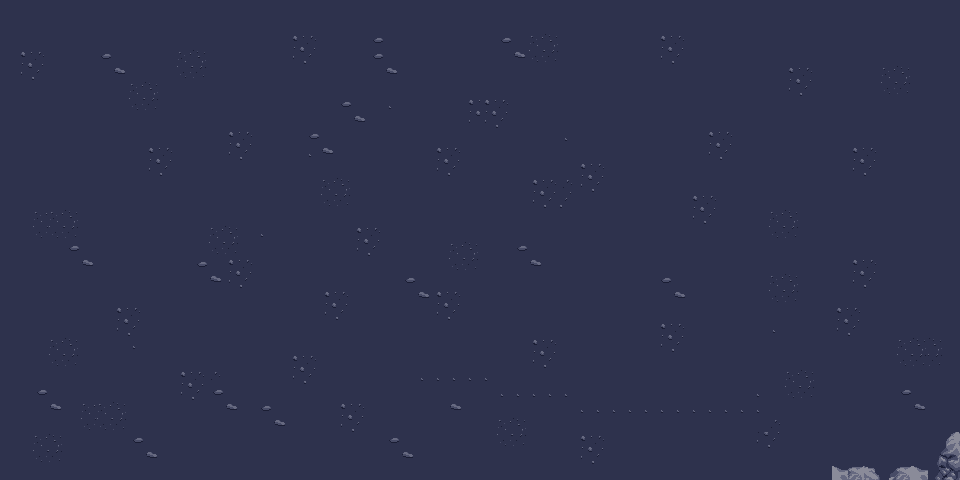

Rendered tile map (Tiled .tmx) drawn with the repository's tilesets; below, a short description and the map source with its tile grids summarised:
An orthogonal 60x30 tile map with 16x16 px tiles, 2 tile layers (Background, Mountain), 3 tilesets.

<map version="1.10" tiledversion="1.11.1" orientation="orthogonal" renderorder="right-down" width="60" height="30" tilewidth="16" tileheight="16" infinite="0" nextlayerid="3" nextobjectid="1">
 <editorsettings>
  <export target="test.tscn" format="tscn" />
 </editorsettings>
 <tileset firstgid="1" source="level1.tsx" />
 <tileset firstgid="213" source="big_mountain.tsx" />
 <tileset firstgid="245" source="mountain_wide.tsx" />
 <layer id="1" name="Background" width="60" height="30">
  <data>[1800 cells, 1800 non-empty, 17 distinct tile ids]</data>
 </layer>
 <layer id="2" name="Mountain" width="60" height="30">
  <data>[1800 cells, 12 non-empty, 10 distinct tile ids]</data>
 </layer>
</map>
